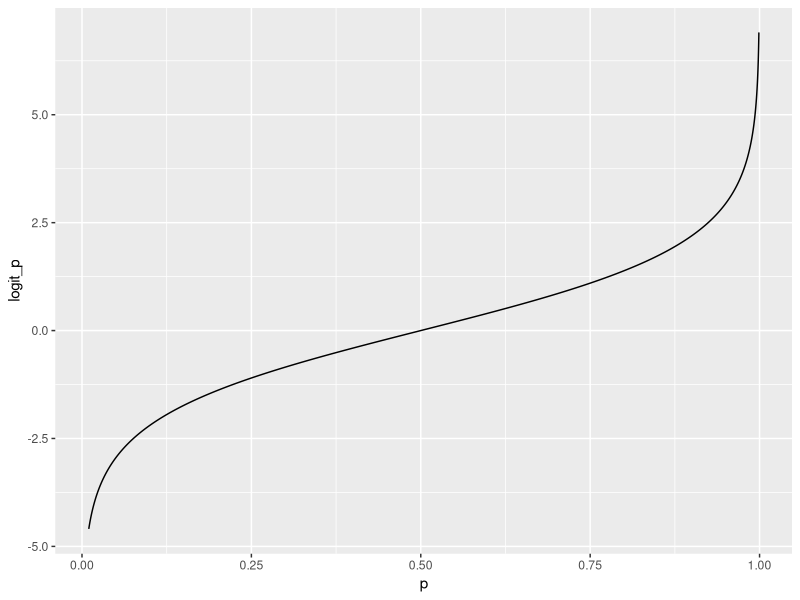
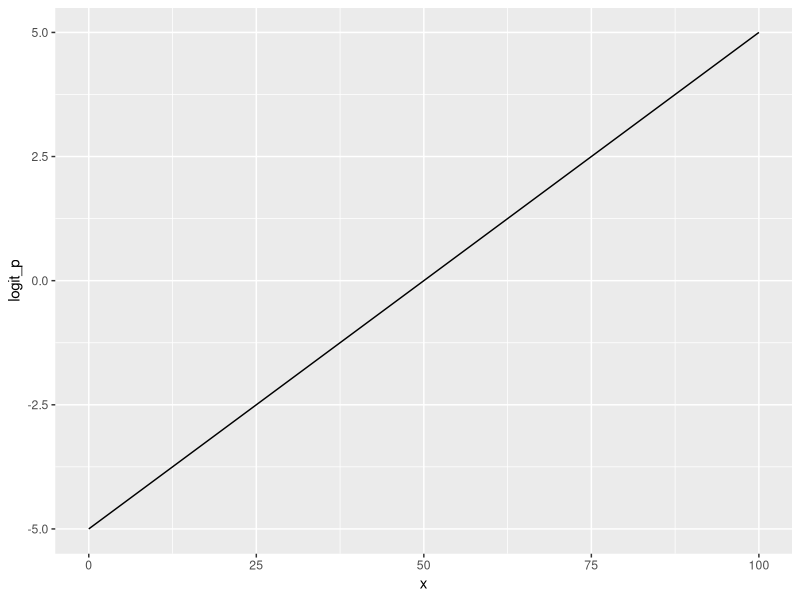
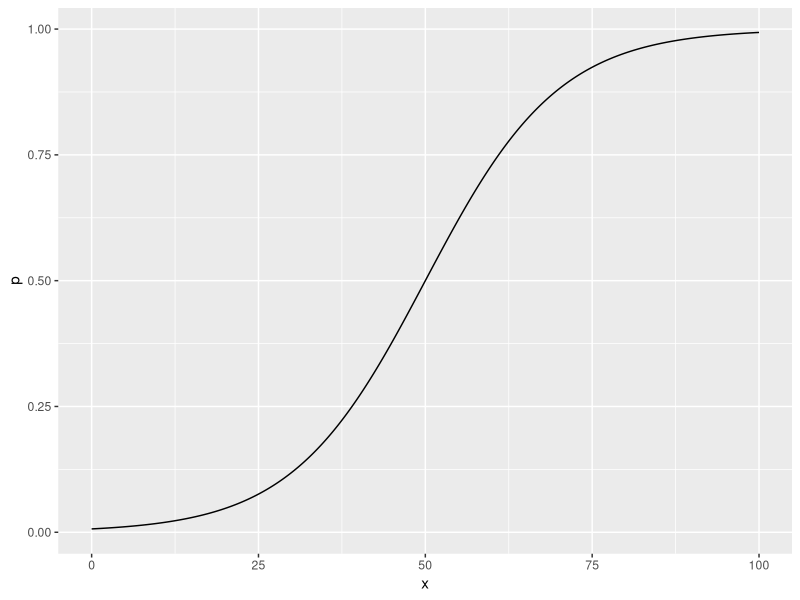
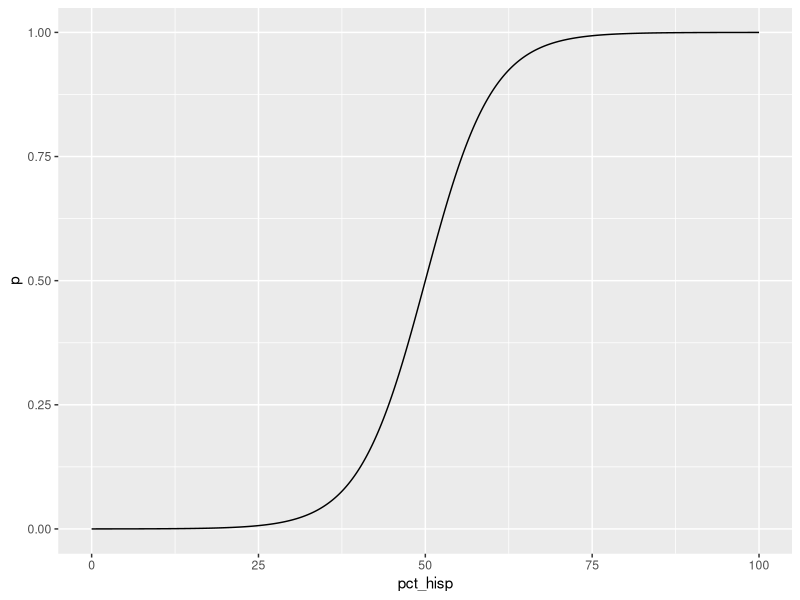

Write R code to recreate these figures, in order.
## ---- chunk 1
library(tidyverse)
## ---- chunk 2
p <- seq(0.01, 
         0.999, 
         length.out =1e4)
logit_p <- log(p / (1 - p))
ggplot(tibble(p, logit_p),
       aes(p, logit_p)) +
  geom_line()
## ---- chunk 3
x <- seq(0, 
         100, 
         length.out =1e4)
beta0 <- -5
beta1 <- 0.1
logit_p <- beta0 + beta1 *x
ggplot(tibble(x, logit_p),
       aes(x, logit_p)) +
  geom_line()
## ---- chunk 4
p <- exp(logit_p) / 
  (1 + exp(logit_p))
ggplot(tibble(x, p),
       aes(x, p )) +
  geom_line()
## ---- chunk 5
pct_hisp <- seq(0, 100, length.out = 1e3)
beta0 <- -10
beta1 <- 0.2
logit_p <- beta0 + beta1 * pct_hisp

# take the inverse of logit_p 
p <- exp(logit_p) / (1 + exp(logit_p))
ggplot(tibble(pct_hisp, p),
       aes(pct_hisp, p)) +
  geom_line()
